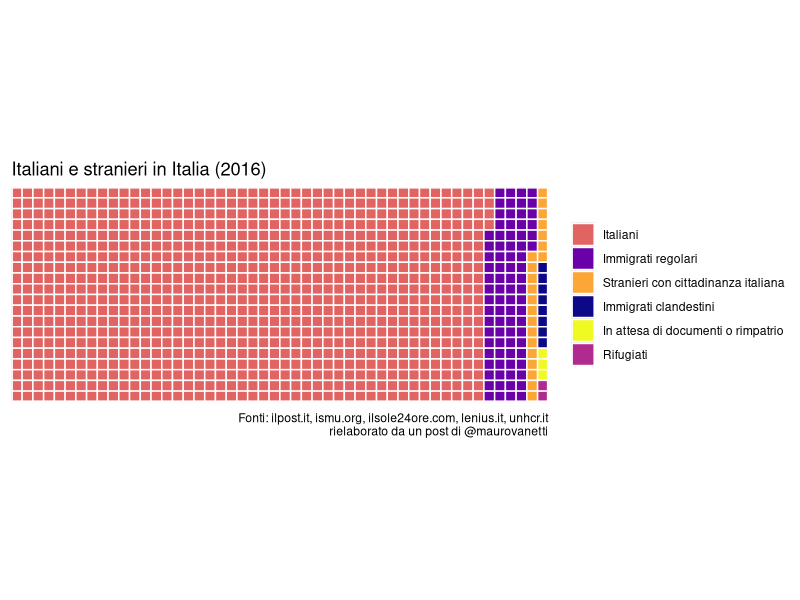

Write the R code that produced this figure.
library(ggplot2)
library(dplyr)
library(viridis)
library(ggthemes)
library(RColorBrewer)


# Build the data
data <- data.frame(name = c("Italiani", "Stranieri con cittadinanza italiana",
                            "Immigrati regolari", "Immigrati clandestini",
                            "In attesa di documenti o rimpatrio", "Rifugiati"),
                   pc = c(88.4, 2.1, 8.2, 0.8, 0.3, 0.2))

# Waffle chart
names <- data$name
var <- rep(names, data$pc*10) 

ncol <- 50
nrow <- 20
df <- expand.grid(y=1:nrow, x=1:ncol)
categ_table <- round(sort(table(var), decreasing=TRUE) * ((ncol*nrow)/(length(var))))
df$category <- factor(rep(names(categ_table), categ_table))  

# The default order is alphabetical so it must be fixed
rightOrd <- sort(table(var), decreasing=TRUE) %>% names

# Define colors
colors <- plasma(6)
customPalette <- c(colors[4], colors[2], colors[5], colors[1], colors[6], colors[3])

# Plot
ggplot(df, aes(x = x, y = y, fill = category)) + 
  geom_tile(color = "white", size = 0.5) +
  coord_equal() +
  scale_x_continuous(expand = c(0, 0)) +
  scale_y_continuous(expand = c(0, 0), trans = 'reverse') +
  # scale_fill_brewer(breaks = rightOrd, palette = 'Paired') +
  scale_fill_manual(breaks = rightOrd, values = customPalette) +
  labs(title = 'Italiani e stranieri in Italia (2016)',
       caption = 'Fonti: ilpost.it, ismu.org, ilsole24ore.com, lenius.it, unhcr.it\nrielaborato da un post di @maurovanetti') +
  theme(panel.border = element_rect(color = "white", size = 1, fill = NA),
        plot.title = element_text(size = rel(1.2)),
        axis.text = element_blank(),
        axis.title = element_blank(),
        axis.ticks = element_blank(),
        legend.title = element_blank(),
        legend.position = "right")
